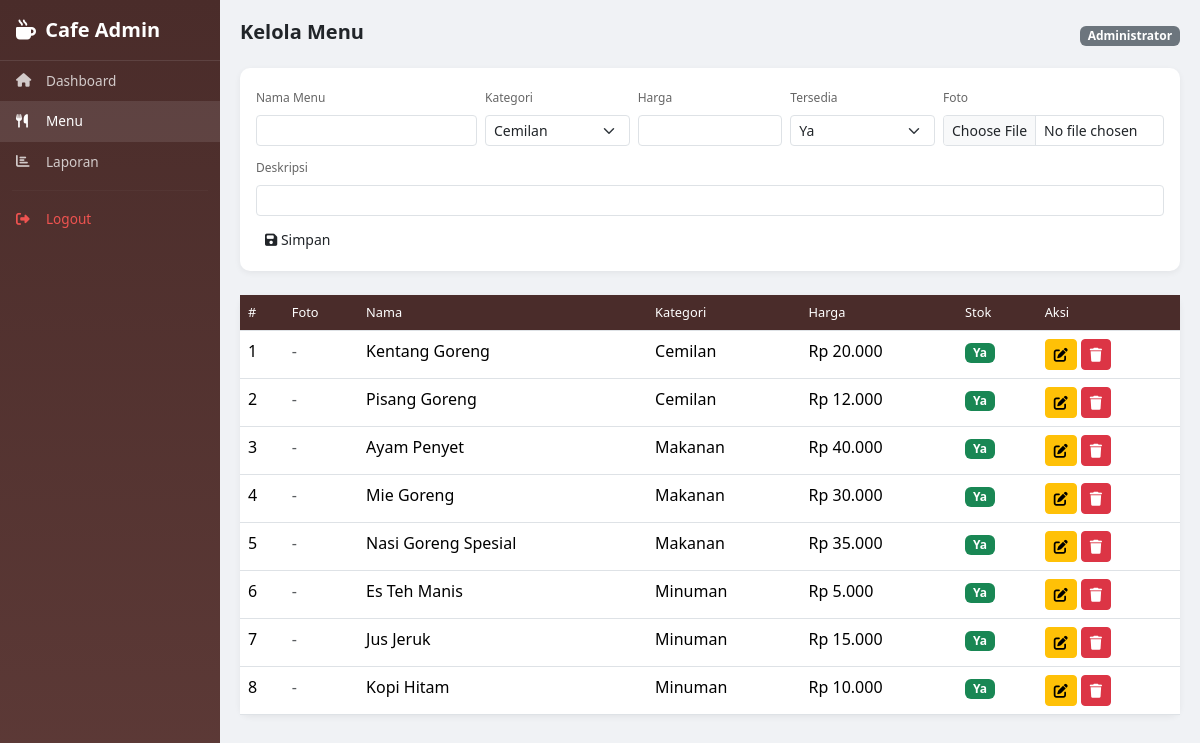
The app's page /admin/menu.php (signed in) with its own data.
### tables this page shows
CREATE TABLE menu (
    id INT AUTO_INCREMENT PRIMARY KEY,
    kategori_id INT NOT NULL,
    nama VARCHAR(200) NOT NULL,
    harga DECIMAL(12,2) NOT NULL,
    deskripsi TEXT,
    gambar VARCHAR(255) DEFAULT '',
    tersedia TINYINT(1) DEFAULT 1,
    created_at TIMESTAMP DEFAULT CURRENT_TIMESTAMP,
    FOREIGN KEY (kategori_id) REFERENCES kategori(id) ON DELETE CASCADE
);

CREATE TABLE kategori (
    id INT AUTO_INCREMENT PRIMARY KEY,
    nama VARCHAR(100) NOT NULL,
    icon VARCHAR(50) DEFAULT 'fa-utensils'
);

### config/functions.php (called while the page is built, shortened)
<?php
function rupiah($angka) {
    return 'Rp ' . number_format($angka, 0, ',', '.');
}

### admin/menu.php (the view, shortened to what this page needs)
<?php
include '../config/database.php';
include '../config/functions.php';
$q = mysqli_query($con, "SELECT m.*, k.nama as kategori FROM menu m LEFT JOIN kategori k ON m.kategori_id=k.id ORDER BY k.nama, m.nama");
$kategori = mysqli_query($con, "SELECT * FROM kategori ORDER BY nama");
$edit = [];
?>
<!DOCTYPE html>
<html lang="id">
<head>
    <link href="https://cdn.jsdelivr.net/npm/bootstrap@5.3.2/dist/css/bootstrap.min.css" rel="stylesheet">
    <link rel="stylesheet" href="https://cdnjs.cloudflare.com/ajax/libs/font-awesome/6.5.1/css/all.min.css">
</head>
<body>
<div class="sidebar">
    <div class="brand"><h5><i class="fas fa-mug-hot me-1"></i> Cafe Admin</h5></div>
    <a href="index.php"><i class="fas fa-home"></i><span>Dashboard</span></a>
    <a href="menu.php" class="active"><i class="fas fa-utensils"></i><span>Menu</span></a>
    <a href="laporan.php"><i class="fas fa-chart-bar"></i><span>Laporan</span></a>
    <hr style="border-color:rgba(255,255,255,0.1);margin:8px 12px;">
    <a href="../logout.php" style="color:#ef5350;"><i class="fas fa-sign-out-alt"></i><span>Logout</span></a>
</div>
<div class="main-content">
    <div class="d-flex justify-content-between align-items-center mb-3">
        <h5 class="fw-bold">Kelola Menu</h5>
        <span class="badge bg-secondary"><?= $_SESSION['user_nama'] ?></span>
    </div>
    <div class="card card-stat mb-4 p-3">
        <form method="post" enctype="multipart/form-data" class="row g-2">
            <div class="col-md-3">
                <label class="form-label" style="font-size:0.75rem;color:#666;">Nama Menu</label>
                <input type="text" name="nama" class="form-control form-control-sm" value="<?= $edit['nama'] ?? '' ?>" required>
            </div>
            <div class="col-md-2">
                <label class="form-label" style="font-size:0.75rem;color:#666;">Kategori</label>
                <select name="kategori_id" class="form-select form-select-sm" required>
                    <?php mysqli_data_seek($kategori, 0); while ($k = mysqli_fetch_assoc($kategori)): ?>
                    <option value="<?= $k['id'] ?>" <?= (isset($edit['kategori_id']) && $edit['kategori_id']==$k['id'])?'selected':'' ?>><?= $k['nama'] ?></option>
                    <?php endwhile; ?>
                </select>
            </div>
            <div class="col-md-2">
                <label class="form-label" style="font-size:0.75rem;color:#666;">Harga</label>
                <input type="text" name="harga" class="form-control form-control-sm" value="<?= $edit['harga'] ?? '' ?>" required>
            </div>
            <div class="col-md-2">
                <label class="form-label" style="font-size:0.75rem;color:#666;">Tersedia</label>
                <select name="tersedia" class="form-select form-select-sm">
                    <option value="1" <?= (isset($edit['tersedia']) && $edit['tersedia']==1)?'selected':'' ?>>Ya</option>
                </select>
            </div>
            <div class="col-md-3">
                <label class="form-label" style="font-size:0.75rem;color:#666;">Foto</label>
                <input type="file" name="gambar" class="form-control form-control-sm" accept="image/*">
            </div>
            <div class="col-12">
                <label class="form-label" style="font-size:0.75rem;color:#666;">Deskripsi</label>
                <input type="text" name="deskripsi" class="form-control form-control-sm" value="<?= $edit['deskripsi'] ?? '' ?>">
            </div>
            <div class="col-12">
                <button class="btn btn-sm btn-cafe" name="simpan"><i class="fas fa-save"></i> Simpan</button>
            </div>
        </form>
    </div>
    <div class="card card-stat">
        <div class="table-responsive">
            <table class="table table-hover mb-0">
                <thead><tr><th>#</th><th>Foto</th><th>Nama</th><th>Kategori</th><th>Harga</th><th>Stok</th><th>Aksi</th></tr></thead>
                <tbody><?php $no=1; while($r=mysqli_fetch_assoc($q)): ?>
                    <tr>
                        <td><?= $no++ ?></td>
                        <td><?php if ($r['gambar']): ?><img src="../<?= $r['gambar'] ?>" class="preview-img"><?php else: ?><span class="text-muted">-</span><?php endif; ?></td>
                        <td><?= $r['nama'] ?></td>
                        <td><?= $r['kategori'] ?></td>
                        <td><?= rupiah($r['harga']) ?></td>
                        <td><span class="badge bg-<?= $r['tersedia']?'success':'danger' ?>"><?= $r['tersedia']?'Ya':'Tidak' ?></span></td>
                        <td>
                            <a href="menu.php?edit=<?= $r['id'] ?>" class="btn btn-sm btn-warning"><i class="fas fa-edit"></i></a>
                            <a href="menu.php?hapus=<?= $r['id'] ?>" class="btn btn-sm btn-danger" onclick="return confirm('Hapus?')"><i class="fas fa-trash"></i></a>
                        </td>
                    </tr>
                <?php endwhile; ?></tbody>
            </table>
        </div>
    </div>
</div>
</body>
</html>

### admin/menu.php (style rules this page uses)
body { background:#f0f2f5; font-family:'Segoe UI',sans-serif; }
.sidebar { position:fixed; top:0; left:0; bottom:0; width:220px; background:linear-gradient(180deg,#4a2c2a,#5d3a37); color:#fff; z-index:100; }
.sidebar .brand { padding:18px 16px; border-bottom:1px solid rgba(255,255,255,0.1); }
.sidebar .brand h5 { margin:0; font-weight:700; }
.sidebar a { display:flex; align-items:center; gap:10px; padding:10px 16px; color:rgba(255,255,255,0.75); text-decoration:none; font-size:0.85rem; }
.sidebar a:hover, .sidebar a.active { background:rgba(255,255,255,0.1); color:#fff; }
.sidebar a i { width:20px; }
.main-content { margin-left:220px; padding:20px; }
.card-stat { border:none; border-radius:10px; box-shadow:0 2px 6px rgba(0,0,0,0.06); }
.table th { background:#4a2c2a; color:#fff; font-weight:500; font-size:0.8rem; }

### records on screen
menu: nama "Kentang Goreng", kategori.nama "Cemilan", harga "Rp 20.000", tersedia "Ya"
menu: nama "Pisang Goreng", kategori.nama "Cemilan", harga "Rp 12.000", tersedia "Ya"
menu: nama "Ayam Penyet", kategori.nama "Makanan", harga "Rp 40.000", tersedia "Ya"
menu: nama "Mie Goreng", kategori.nama "Makanan", harga "Rp 30.000", tersedia "Ya"
menu: nama "Nasi Goreng Spesial", kategori.nama "Makanan", harga "Rp 35.000", tersedia "Ya"
menu: nama "Es Teh Manis", kategori.nama "Minuman", harga "Rp 5.000", tersedia "Ya"
menu: nama "Jus Jeruk", kategori.nama "Minuman", harga "Rp 15.000", tersedia "Ya"
menu: nama "Kopi Hitam", kategori.nama "Minuman", harga "Rp 10.000", tersedia "Ya"

### other values on screen
$_SESSION['user_nama'] "Administrator"
form field kategori_id "Cemilan"
